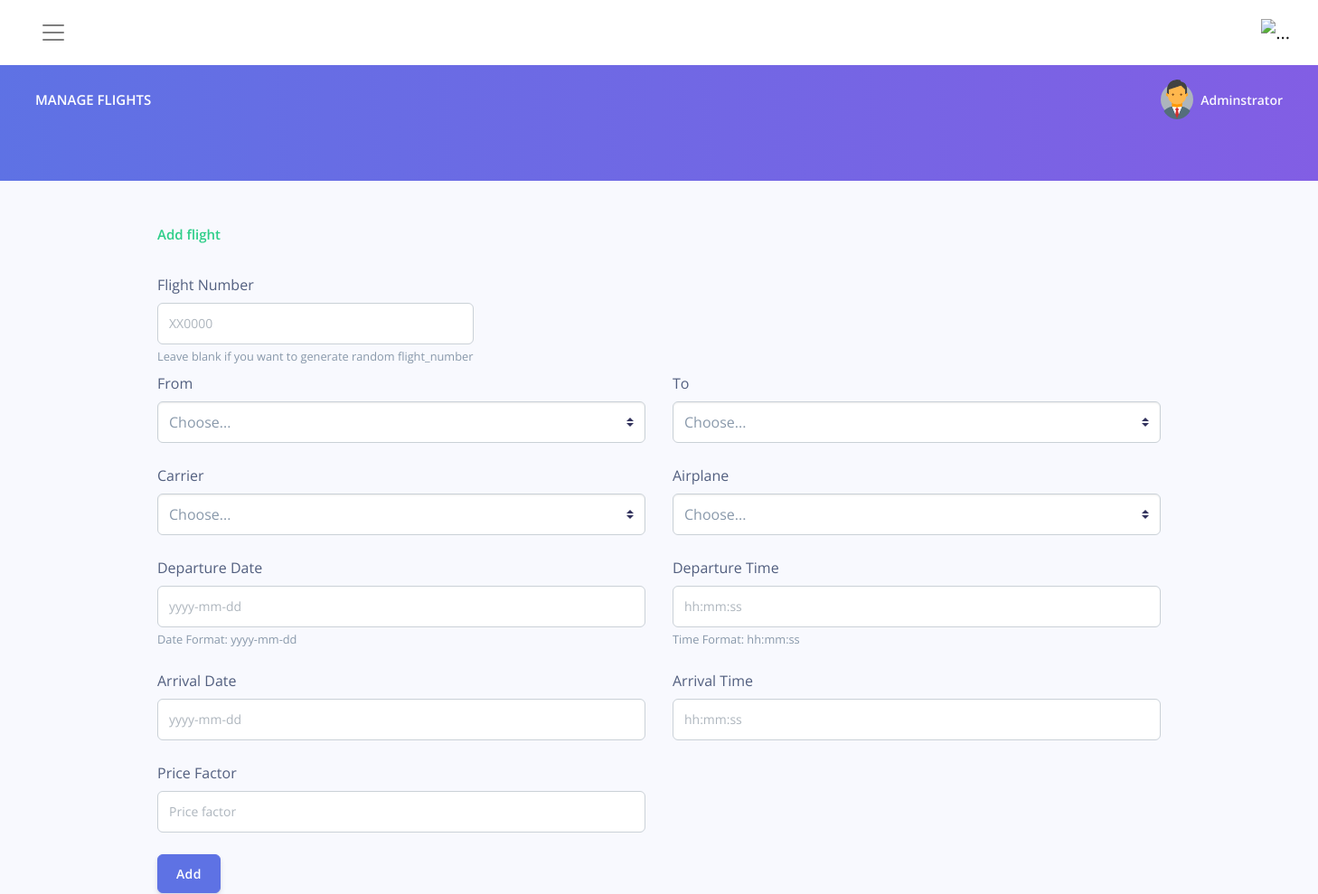
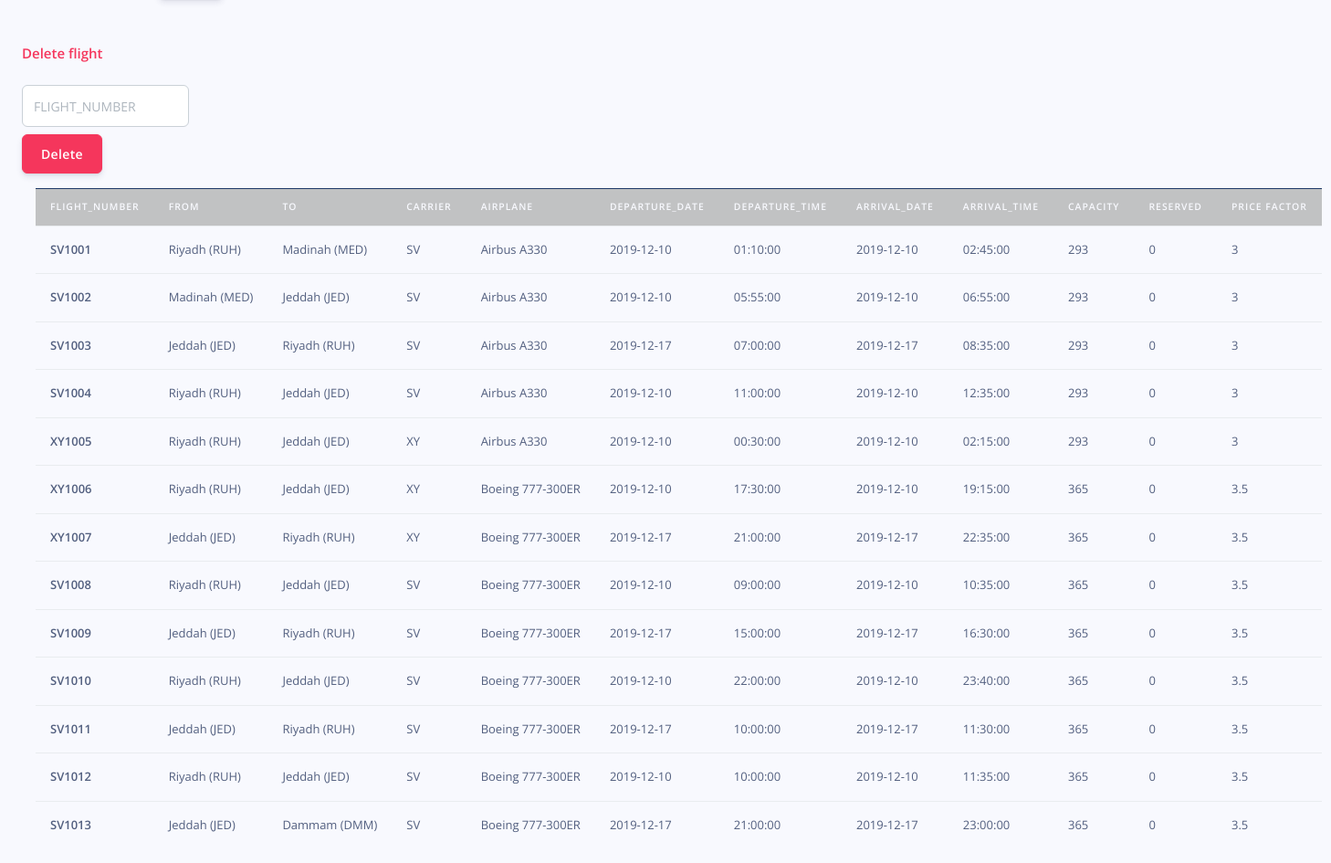
The app's page /dashboard (signed in) with its own data (2 pictures, top to bottom).
### tables this page shows
CREATE TABLE IF NOT EXISTS `flights` (
  `flight_id` int(11) NOT NULL AUTO_INCREMENT,
  `flight_number` varchar(50) NOT NULL,
  `from` varchar(50) NOT NULL,
  `to` varchar(50) NOT NULL,
  `carrier` varchar(50) NOT NULL,
  `airplane` varchar(50) NOT NULL,
  `departure_date` date NOT NULL,
  `departure_time` time NOT NULL,
  `arrival_date` date NOT NULL,
  `arrival_time` time NOT NULL,
  `capacity` int(10) NOT NULL,
  `reserved` int(3) NOT NULL DEFAULT '0',
  `price_factor` double NOT NULL,
  PRIMARY KEY (`flight_id`),
  UNIQUE KEY `flight_number` (`flight_number`,`departure_date`)
);

### dashboard.php (the view, shortened to what this page needs)
<?php
include_once './connectToDB.php';
$sql_display = " SELECT * FROM `flights` ";
$result_display = mysqli_query($con,$sql_display);
?>
<!DOCTYPE html>
<html lang="en">
<head>
  <link rel="stylesheet" href="https://stackpath.bootstrapcdn.com/font-awesome/4.7.0/css/font-awesome.min.css">
  <link rel="stylesheet" href="https://cdnjs.cloudflare.com/ajax/libs/jquery-confirm/3.3.2/jquery-confirm.min.css">
  <link href="./assets/css/argon-dashboard.css?v=1.1.0" rel="stylesheet" />
</head>
<body class="">
  <nav class="navbar navbar-vertical fixed-left navbar-light bg-white" id="sidenav-main">
    <div class="container-fluid">
      <button class="navbar-toggler" type="button" data-toggle="collapse" data-target="#sidenav-collapse-main" aria-controls="sidenav-main" aria-expanded="false" aria-label="Toggle navigation">
        <span class="navbar-toggler-icon"></span>
      </button>
      <a class="navbar-brand pt-0" href="./dashboard">
        <img src="./assets/img/brand/blue.png" class="navbar-brand-img" alt="...">
      </a>
    </div>
  </nav>
  <div class="main-content">
    <nav class="navbar navbar-top navbar-expand-md navbar-dark" id="navbar-main">
      <div class="container-fluid">
        <a class="h4 mb-0 text-white text-uppercase d-none d-lg-inline-block" href="./dashboard">Manage flights</a>
        <ul class="navbar-nav align-items-center d-none d-md-flex">
          <li class="nav-item dropdown">
            <a class="nav-link pr-0" href="#" role="button" data-toggle="dropdown" aria-haspopup="true" aria-expanded="false">
              <div class="media align-items-center">
                <span class="avatar avatar-sm rounded-circle">
                  <img alt="Image placeholder" src="./assets/img/theme/admin.jpg">
                </span>
                <div class="media-body ml-2 d-none d-lg-block">
                  <span class="mb-0 text-sm  font-weight-bold">Adminstrator</span>
                </div>
              </div>
            </a>
          </li>
        </ul>
      </div>
    </nav>
    <div class="header bg-gradient-primary pt-5 pt-md-8">
    </div>
    <section class="section pb-0 section-components mt-5">
      <div class="container mb-5">
        <h3 class="h4 text-success font-weight-bold mb-4">Add flight</h3>
        <form class="" action="addFlight.php" method="post">
          <div class="row">
            <div class="col-4 my-2">
              <label for="flight_number">Flight Number</label>
              <input class="form-control" type="text" placeholder="XX0000" id="flight_number" name="flight_number" value="">
              <small class="form-text text-muted">Leave blank if you want to generate random flight_number</small>
            </div>
          </div>
          <div class="row">
            <div class="col-md-6">
              <div class="form-group">
                <label class="" for="from">From</label>
                <select class="custom-select" id="from" name="from">
                  <option selected value="" disabled>Choose...</option>
                </select>
              </div>
              <div class="form-group">
                <label for="carrier">Carrier</label>
                <select class="custom-select" id="carrier" name="carrier">
                  <option selected value="" disabled>Choose...</option>
                </select>
              </div>
              <div class="form-group">
                <label for="departure_date">Departure Date</label>
                <input class="form-control" placeholder="yyyy-mm-dd" type="text" id="departure_date" name="departure_date">
                <small class="form-text text-muted">Date Format: yyyy-mm-dd</small>
              </div>
              <div class="form-group">
                <label for="arrival_date">Arrival Date</label>
                <input class="form-control" placeholder="yyyy-mm-dd" type="text" id="arrival_date" name="arrival_date">
              </div>
              <div class="form-group">
                <label for="price_factor">Price Factor</label>
                <input class="form-control" placeholder="Price factor" type="text" id="price_factor" name="price_factor" maxlength="3">
              </div>
            </div>
            <div class="col-md-6">
              <div class="form-group">
                <label for="to">To</label>
                <select class="custom-select" id="to" name="to">
                  <option selected value="" disabled>Choose...</option>
                </select>
              </div>
              <div class="form-group">
                <label for="airplane">Airplane</label>
                <select class="custom-select" id="airplane" name="airplane">
                  <option selected value="" disabled>Choose...</option>
                </select>
              </div>
              <div class="form-group">
                <label for="departure_time">Departure Time</label>
                <input class="form-control" placeholder="hh:mm:ss" type="text" id="departure_time" name="departure_time">
                <small class="form-text text-muted">Time Format: hh:mm:ss</small>
              </div>
              <div class="form-group">
                <label for="arrival_time">Arrival Time</label>
                <input class="form-control" placeholder="hh:mm:ss" type="text" id="arrival_time" name="arrival_time">
              </div>
            </div>
            <div class="col-lg-12 col-sm-12">
              <button class="btn btn-1 btn-primary" type="submit" name="submit">Add</button>
            </div>
          </div>
        </form>
    </section>
    <section class="container-fluid">
      <div class="row my-3">
        <div class="co-12">
            <h3 class="h4 text-danger font-weight-bold mb-4">Delete flight</h3>
            <input class="form-control" placeholder="FLIGHT_NUMBER" type="text" id="delete_flight">
            <button class="btn btn-1 btn-danger mt-2" onclick="confirm()">Delete</button>
        </div>
      </div>
      <div class="row">
        <div class="col-12">
          <table class="table">
            <thead>
              <tr class="table-dark">
                <th scope="col">flight_number</th>
                <th scope="col">from</th>
                <th scope="col">to</th>
                <th scope="col">carrier</th>
                <th scope="col">airplane</th>
                <th scope="col">departure_date</th>
                <th scope="col">departure_time</th>
                <th scope="col">arrival_date</th>
                <th scope="col">arrival_time</th>
                <th scope="col">capacity</th>
                <th scope="col">reserved</th>
                <th scope="col">price factor</th>
              </tr>
            </thead>
            <tbody>
              <?php
              if(mysqli_num_rows($result_display) > 0)
              while($row = mysqli_fetch_assoc($result_display)) {
                echo"
                <tr>
                <th>".$row['flight_number']."</th>
                <td>".$row['from']."</td>
                <td>".$row['to']."</td>
                <td>".$row['carrier']."</td>
                <td>".$row['airplane']."</td>
                <td>".$row['departure_date']."</td>
                <td>".$row['departure_time']."</td>
                <td>".$row['arrival_date']."</td>
                <td>".$row['arrival_time']."</td>
                <td>".$row['capacity']."</td>
                <td>".$row['reserved']."</td>
                <td>".$row['price_factor']."</td>
                </tr>
                ";
              }
              ?>
            </tbody>
          </table>
        </div>
      </div>
    </section>
  </div>
</body>
</html>

### records on screen
flights: flight_number "SV1001", from "Riyadh (RUH)", to "Madinah (MED)", carrier "SV", airplane "Airbus A330", departure_date "2019-12-10", departure_time "01:10:00", arrival_date "2019-12-10", arrival_time "02:45:00", capacity "293", reserved "0", price_factor "3"
flights: flight_number "SV1002", from "Madinah (MED)", to "Jeddah (JED)", carrier "SV", airplane "Airbus A330", departure_date "2019-12-10", departure_time "05:55:00", arrival_date "2019-12-10", arrival_time "06:55:00", capacity "293", reserved "0", price_factor "3"
flights: flight_number "SV1003", from "Jeddah (JED)", to "Riyadh (RUH)", carrier "SV", airplane "Airbus A330", departure_date "2019-12-17", departure_time "07:00:00", arrival_date "2019-12-17", arrival_time "08:35:00", capacity "293", reserved "0", price_factor "3"
flights: flight_number "SV1004", from "Riyadh (RUH)", to "Jeddah (JED)", carrier "SV", airplane "Airbus A330", departure_date "2019-12-10", departure_time "11:00:00", arrival_date "2019-12-10", arrival_time "12:35:00", capacity "293", reserved "0", price_factor "3"
flights: flight_number "XY1005", from "Riyadh (RUH)", to "Jeddah (JED)", carrier "XY", airplane "Airbus A330", departure_date "2019-12-10", departure_time "00:30:00", arrival_date "2019-12-10", arrival_time "02:15:00", capacity "293", reserved "0", price_factor "3"
flights: flight_number "XY1006", from "Riyadh (RUH)", to "Jeddah (JED)", carrier "XY", airplane "Boeing 777-300ER", departure_date "2019-12-10", departure_time "17:30:00", arrival_date "2019-12-10", arrival_time "19:15:00", capacity "365", reserved "0", price_factor "3.5"
flights: flight_number "XY1007", from "Jeddah (JED)", to "Riyadh (RUH)", carrier "XY", airplane "Boeing 777-300ER", departure_date "2019-12-17", departure_time "21:00:00", arrival_date "2019-12-17", arrival_time "22:35:00", capacity "365", reserved "0", price_factor "3.5"
flights: flight_number "SV1008", from "Riyadh (RUH)", to "Jeddah (JED)", carrier "SV", airplane "Boeing 777-300ER", departure_date "2019-12-10", departure_time "09:00:00", arrival_date "2019-12-10", arrival_time "10:35:00", capacity "365", reserved "0", price_factor "3.5"
flights: flight_number "SV1009", from "Jeddah (JED)", to "Riyadh (RUH)", carrier "SV", airplane "Boeing 777-300ER", departure_date "2019-12-17", departure_time "15:00:00", arrival_date "2019-12-17", arrival_time "16:30:00", capacity "365", reserved "0", price_factor "3.5"
flights: flight_number "SV1010", from "Riyadh (RUH)", to "Jeddah (JED)", carrier "SV", airplane "Boeing 777-300ER", departure_date "2019-12-10", departure_time "22:00:00", arrival_date "2019-12-10", arrival_time "23:40:00", capacity "365", reserved "0", price_factor "3.5"
flights: flight_number "SV1011", from "Jeddah (JED)", to "Riyadh (RUH)", carrier "SV", airplane "Boeing 777-300ER", departure_date "2019-12-17", departure_time "10:00:00", arrival_date "2019-12-17", arrival_time "11:30:00", capacity "365", reserved "0", price_factor "3.5"
flights: flight_number "SV1012", from "Riyadh (RUH)", to "Jeddah (JED)", carrier "SV", airplane "Boeing 777-300ER", departure_date "2019-12-10", departure_time "10:00:00", arrival_date "2019-12-10", arrival_time "11:35:00", capacity "365", reserved "0", price_factor "3.5"
flights: flight_number "SV1013", from "Jeddah (JED)", to "Dammam (DMM)", carrier "SV", airplane "Boeing 777-300ER", departure_date "2019-12-17", departure_time "21:00:00", arrival_date "2019-12-17", arrival_time "23:00:00", capacity "365", reserved "0", price_factor "3.5"
